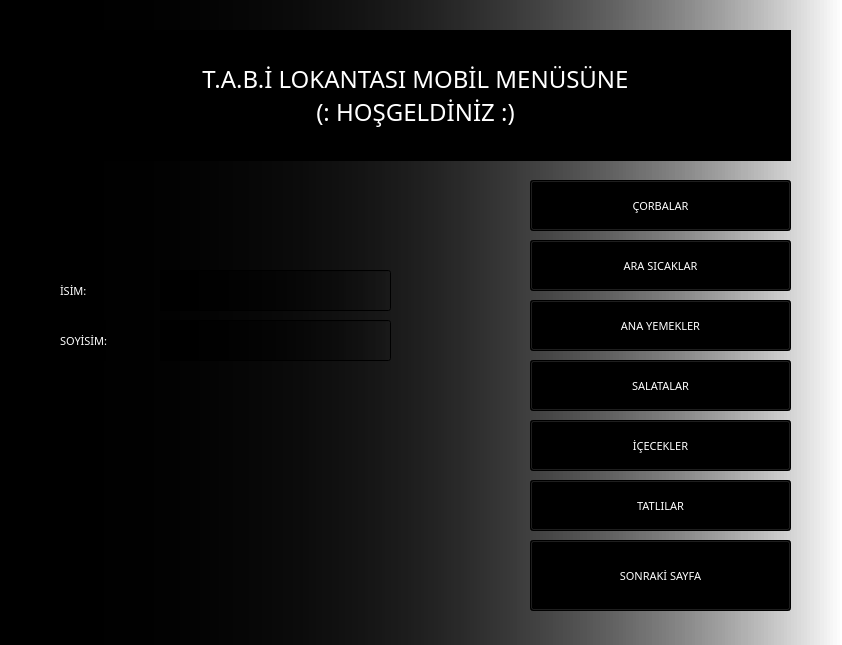
<?xml version="1.0" encoding="UTF-8"?>
<ui version="4.0">
 <class>MainWindow</class>
 <widget class="QMainWindow" name="MainWindow">
  <property name="enabled">
   <bool>true</bool>
  </property>
  <property name="geometry">
   <rect>
    <x>0</x>
    <y>0</y>
    <width>842</width>
    <height>645</height>
   </rect>
  </property>
  <property name="windowTitle">
   <string>T.A.B.İ_ANA_YEMEKLER</string>
  </property>
  <property name="styleSheet">
   <string notr="true">background-color: qlineargradient(spread:pad, x1:0, y1:0, x2:1, y2:0, stop:0 rgba(0, 0, 0, 255), stop:1 rgba( 225,225, 225, 0));

color: rgb(255, 255, 255);
font: 8pt &quot;Segoe Script&quot;;</string>
  </property>
  <widget class="QWidget" name="centralwidget">
   <widget class="QLabel" name="label">
    <property name="geometry">
     <rect>
      <x>40</x>
      <y>30</y>
      <width>751</width>
      <height>131</height>
     </rect>
    </property>
    <property name="font">
     <font>
      <family>Segoe Script</family>
      <pointsize>8</pointsize>
      <weight>50</weight>
      <italic>false</italic>
      <bold>false</bold>
     </font>
    </property>
    <property name="styleSheet">
     <string notr="true">background-color: rgb(0, 0, 0);</string>
    </property>
    <property name="text">
     <string>&lt;html&gt;&lt;head/&gt;&lt;body&gt;&lt;p align=&quot;center&quot;&gt;&lt;span style=&quot; font-size:18pt;&quot;&gt;T.A.B.İ LOKANTASI MOBİL MENÜSÜNE&lt;br/&gt;(: HOŞGELDİNİZ :)&lt;/span&gt;&lt;/p&gt;&lt;/body&gt;&lt;/html&gt;</string>
    </property>
   </widget>
   <widget class="QLabel" name="label_2">
    <property name="geometry">
     <rect>
      <x>60</x>
      <y>270</y>
      <width>61</width>
      <height>41</height>
     </rect>
    </property>
    <property name="font">
     <font>
      <family>Segoe Script</family>
      <pointsize>8</pointsize>
      <weight>50</weight>
      <italic>false</italic>
      <bold>false</bold>
     </font>
    </property>
    <property name="text">
     <string>İSİM:</string>
    </property>
   </widget>
   <widget class="QLabel" name="label_3">
    <property name="geometry">
     <rect>
      <x>60</x>
      <y>320</y>
      <width>91</width>
      <height>41</height>
     </rect>
    </property>
    <property name="font">
     <font>
      <family>Segoe Script</family>
      <pointsize>8</pointsize>
      <weight>50</weight>
      <italic>false</italic>
      <bold>false</bold>
     </font>
    </property>
    <property name="text">
     <string>SOYİSİM:</string>
    </property>
   </widget>
   <widget class="QLineEdit" name="txtad">
    <property name="geometry">
     <rect>
      <x>160</x>
      <y>270</y>
      <width>231</width>
      <height>41</height>
     </rect>
    </property>
    <property name="font">
     <font>
      <family>Segoe Script</family>
      <pointsize>8</pointsize>
      <weight>50</weight>
      <italic>false</italic>
      <bold>false</bold>
     </font>
    </property>
    <property name="text">
     <string/>
    </property>
    <property name="frame">
     <bool>true</bool>
    </property>
   </widget>
   <widget class="QLineEdit" name="txtsoyad">
    <property name="enabled">
     <bool>true</bool>
    </property>
    <property name="geometry">
     <rect>
      <x>160</x>
      <y>320</y>
      <width>231</width>
      <height>41</height>
     </rect>
    </property>
    <property name="font">
     <font>
      <family>Segoe Script</family>
      <pointsize>8</pointsize>
      <weight>50</weight>
      <italic>false</italic>
      <bold>false</bold>
     </font>
    </property>
   </widget>
   <widget class="QPushButton" name="btn_corba">
    <property name="geometry">
     <rect>
      <x>530</x>
      <y>180</y>
      <width>261</width>
      <height>51</height>
     </rect>
    </property>
    <property name="font">
     <font>
      <family>Segoe Script</family>
      <pointsize>8</pointsize>
      <weight>50</weight>
      <italic>false</italic>
      <bold>false</bold>
     </font>
    </property>
    <property name="focusPolicy">
     <enum>Qt::StrongFocus</enum>
    </property>
    <property name="styleSheet">
     <string notr="true">background-color: rgb(0, 0, 0);</string>
    </property>
    <property name="text">
     <string>ÇORBALAR</string>
    </property>
   </widget>
   <widget class="QPushButton" name="btn_ara_sicaklar">
    <property name="geometry">
     <rect>
      <x>530</x>
      <y>240</y>
      <width>261</width>
      <height>51</height>
     </rect>
    </property>
    <property name="font">
     <font>
      <family>Segoe Script</family>
      <pointsize>8</pointsize>
      <weight>50</weight>
      <italic>false</italic>
      <bold>false</bold>
     </font>
    </property>
    <property name="styleSheet">
     <string notr="true">background-color: rgb(0, 0, 0);</string>
    </property>
    <property name="text">
     <string>ARA SICAKLAR</string>
    </property>
   </widget>
   <widget class="QPushButton" name="btn_salatalar">
    <property name="geometry">
     <rect>
      <x>530</x>
      <y>360</y>
      <width>261</width>
      <height>51</height>
     </rect>
    </property>
    <property name="font">
     <font>
      <family>Segoe Script</family>
      <pointsize>8</pointsize>
      <weight>50</weight>
      <italic>false</italic>
      <bold>false</bold>
     </font>
    </property>
    <property name="styleSheet">
     <string notr="true">background-color: rgb(0, 0, 0);</string>
    </property>
    <property name="text">
     <string>SALATALAR</string>
    </property>
   </widget>
   <widget class="QPushButton" name="btn_ana_yemekler">
    <property name="geometry">
     <rect>
      <x>530</x>
      <y>300</y>
      <width>261</width>
      <height>51</height>
     </rect>
    </property>
    <property name="font">
     <font>
      <family>Segoe Script</family>
      <pointsize>8</pointsize>
      <weight>50</weight>
      <italic>false</italic>
      <bold>false</bold>
     </font>
    </property>
    <property name="styleSheet">
     <string notr="true">background-color: rgb(0, 0, 0);</string>
    </property>
    <property name="text">
     <string>ANA YEMEKLER</string>
    </property>
   </widget>
   <widget class="QPushButton" name="btn_icecekler">
    <property name="geometry">
     <rect>
      <x>530</x>
      <y>420</y>
      <width>261</width>
      <height>51</height>
     </rect>
    </property>
    <property name="font">
     <font>
      <family>Segoe Script</family>
      <pointsize>8</pointsize>
      <weight>50</weight>
      <italic>false</italic>
      <bold>false</bold>
     </font>
    </property>
    <property name="styleSheet">
     <string notr="true">background-color: rgb(0, 0, 0);</string>
    </property>
    <property name="text">
     <string>İÇECEKLER</string>
    </property>
   </widget>
   <widget class="QPushButton" name="btn_tatlilar">
    <property name="geometry">
     <rect>
      <x>530</x>
      <y>480</y>
      <width>261</width>
      <height>51</height>
     </rect>
    </property>
    <property name="font">
     <font>
      <family>Segoe Script</family>
      <pointsize>8</pointsize>
      <weight>50</weight>
      <italic>false</italic>
      <bold>false</bold>
     </font>
    </property>
    <property name="styleSheet">
     <string notr="true">background-color: rgb(0, 0, 0);</string>
    </property>
    <property name="text">
     <string>TATLILAR</string>
    </property>
   </widget>
   <widget class="QPushButton" name="btnnext_page">
    <property name="geometry">
     <rect>
      <x>530</x>
      <y>540</y>
      <width>261</width>
      <height>71</height>
     </rect>
    </property>
    <property name="font">
     <font>
      <family>Segoe Script</family>
      <pointsize>8</pointsize>
      <weight>50</weight>
      <italic>false</italic>
      <bold>false</bold>
     </font>
    </property>
    <property name="styleSheet">
     <string notr="true">background-color: rgb(0, 0, 0);</string>
    </property>
    <property name="text">
     <string>SONRAKİ SAYFA</string>
    </property>
   </widget>
   <zorder>btnnext_page</zorder>
   <zorder>label</zorder>
   <zorder>label_2</zorder>
   <zorder>label_3</zorder>
   <zorder>txtad</zorder>
   <zorder>txtsoyad</zorder>
   <zorder>btn_corba</zorder>
   <zorder>btn_ara_sicaklar</zorder>
   <zorder>btn_salatalar</zorder>
   <zorder>btn_ana_yemekler</zorder>
   <zorder>btn_icecekler</zorder>
   <zorder>btn_tatlilar</zorder>
  </widget>
  <widget class="QMenuBar" name="menubar">
   <property name="geometry">
    <rect>
     <x>0</x>
     <y>0</y>
     <width>842</width>
     <height>23</height>
    </rect>
   </property>
  </widget>
 </widget>
 <resources/>
 <connections/>
</ui>
